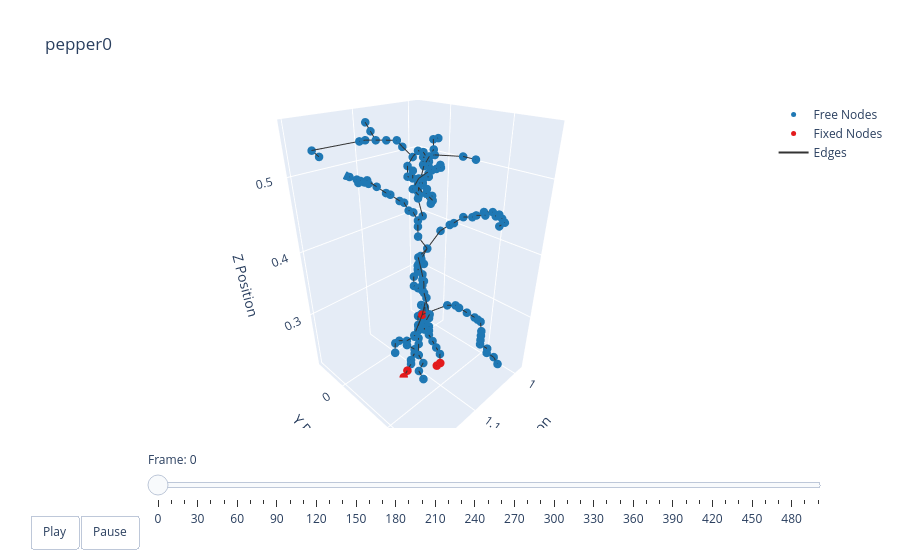

Notebook cell for this chart:
### Markdown cell above
### Plotting

### Code cell
t = np.arange(robot.sim_params.total_time, step=robot.sim_params.dt)
options = dismech.AnimationOptions(title=plant_name, plot_step=10)

fig = dismech.get_interactive_animation_plotly(robot, t, qs , options)
fig.show()

### Figure 1 — Plotly figure (JSON) as saved in the notebook; plotly's stock layout.template omitted (floating-point values rounded to 4 significant figures; data arrays with more than 128 entries replaced by an {"elided": "..."} marker saying what was removed)
{"data": [{"marker": {"color": "#1f78b4", "size": 5}, "mode": "markers", "name": "Free Nodes", "type": "scatter3d", "x": {"elided": "170 float values"}, "y": {"elided": "170 float values"}, "z": {"elided": "170 float values"}}, {"marker": {"color": "#e31a1c", "size": 5}, "mode": "markers", "name": "Fixed Nodes", "type": "scatter3d", "x": [1.128, 1.12, 1.072, 1.08, 1.104], "y": [0.05033, 0.05033, 0.07433, 0.07433, 0.06633], "z": [0.2049, 0.2129, 0.2129, 0.2129, 0.3169]}, {"line": {"color": "#333333", "width": 2}, "mode": "lines", "name": "Edges", "type": "scatter3d", "x": {"elided": "522 float values"}, "y": {"elided": "522 float values"}, "z": {"elided": "522 float values"}}, {"color": "rgba(166, 206, 227, 0.7)", "i": [], "j": [], "k": [], "name": "Faces", "opacity": 0.7, "showscale": false, "type": "mesh3d", "x": {"elided": "175 float values"}, "y": {"elided": "175 float values"}, "z": {"elided": "175 float values"}}], "layout": {"scene": {"camera": {"eye": {"x": 1.225, "y": 1.225, "z": 1.0}}, "xaxis": {"range": [0.9801, 1.205], "title": {"text": "X Position"}}, "yaxis": {"range": [-0.06235, 0.1633], "title": {"text": "Y Position"}}, "zaxis": {"range": [0.2049, 0.5648], "title": {"text": "Z Position"}}}, "sliders": [{"currentvalue": {"prefix": "Frame: "}, "steps": [{"args": [["0"], {"frame": {"duration": 50, "redraw": true}, "mode": "immediate"}], "label": "0", "method": "animate"}, {"args": [["1"], {"frame": {"duration": 50, "redraw": true}, "mode": "immediate"}], "label": "10", "method": "animate"}, {"args": [["2"], {"frame": {"duration": 50, "redraw": true}, "mode": "immediate"}], "label": "20", "method": "animate"}, {"args": [["3"], {"frame": {"duration": 50, "redraw": true}, "mode": "immediate"}], "label": "30", "method": "animate"}, {"args": [["4"], {"frame": {"duration": 50, "redraw": true}, "mode": "immediate"}], "label": "40", "method": "animate"}, {"args": [["5"], {"frame": {"duration": 50, "redraw": true}, "mode": "immediate"}], "label": "50", "method": "animate"}, {"args": [["6"], {"frame": {"duration": 50, "redraw": true}, "mode": "immediate"}], "label": "60", "method": "animate"}, {"args": [["7"], {"frame": {"duration": 50, "redraw": true}, "mode": "immediate"}], "label": "70", "method": "animate"}, {"args": [["8"], {"frame": {"duration": 50, "redraw": true}, "mode": "immediate"}], "label": "80", "method": "animate"}, {"args": [["9"], {"frame": {"duration": 50, "redraw": true}, "mode": "immediate"}], "label": "90", "method": "animate"}, {"args": [["10"], {"frame": {"duration": 50, "redraw": true}, "mode": "immediate"}], "label": "100", "method": "animate"}, {"args": [["11"], {"frame": {"duration": 50, "redraw": true}, "mode": "immediate"}], "label": "110", "method": "animate"}, {"args": [["12"], {"frame": {"duration": 50, "redraw": true}, "mode": "immediate"}], "label": "120", "method": "animate"}, {"args": [["13"], {"frame": {"duration": 50, "redraw": true}, "mode": "immediate"}], "label": "130", "method": "animate"}, {"args": [["14"], {"frame": {"duration": 50, "redraw": true}, "mode": "immediate"}], "label": "140", "method": "animate"}, {"args": [["15"], {"frame": {"duration": 50, "redraw": true}, "mode": "immediate"}], "label": "150", "method": "animate"}, {"args": [["16"], {"frame": {"duration": 50, "redraw": true}, "mode": "immediate"}], "label": "160", "method": "animate"}, {"args": [["17"], {"frame": {"duration": 50, "redraw": true}, "mode": "immediate"}], "label": "170", "method": "animate"}, {"args": [["18"], {"frame": {"duration": 50, "redraw": true}, "mode": "immediate"}], "label": "180", "method": "animate"}, {"args": [["19"], {"frame": {"duration": 50, "redraw": true}, "mode": "immediate"}], "label": "190", "method": "animate"}, {"args": [["20"], {"frame": {"duration": 50, "redraw": true}, "mode": "immediate"}], "label": "200", "method": "animate"}, {"args": [["21"], {"frame": {"duration": 50, "redraw": true}, "mode": "immediate"}], "label": "210", "method": "animate"}, {"args": [["22"], {"frame": {"duration": 50, "redraw": true}, "mode": "immediate"}], "label": "220", "method": "animate"}, {"args": [["23"], {"frame": {"duration": 50, "redraw": true}, "mode": "immediate"}], "label": "230", "method": "animate"}, {"args": [["24"], {"frame": {"duration": 50, "redraw": true}, "mode": "immediate"}], "label": "240", "method": "animate"}, {"args": [["25"], {"frame": {"duration": 50, "redraw": true}, "mode": "immediate"}], "label": "250", "method": "animate"}, {"args": [["26"], {"frame": {"duration": 50, "redraw": true}, "mode": "immediate"}], "label": "260", "method": "animate"}, {"args": [["27"], {"frame": {"duration": 50, "redraw": true}, "mode": "immediate"}], "label": "270", "method": "animate"}, {"args": [["28"], {"frame": {"duration": 50, "redraw": true}, "mode": "immediate"}], "label": "280", "method": "animate"}, {"args": [["29"], {"frame": {"duration": 50, "redraw": true}, "mode": "immediate"}], "label": "290", "method": "animate"}, {"args": [["30"], {"frame": {"duration": 50, "redraw": true}, "mode": "immediate"}], "label": "300", "method": "animate"}, {"args": [["31"], {"frame": {"duration": 50, "redraw": true}, "mode": "immediate"}], "label": "310", "method": "animate"}, {"args": [["32"], {"frame": {"duration": 50, "redraw": true}, "mode": "immediate"}], "label": "320", "method": "animate"}, {"args": [["33"], {"frame": {"duration": 50, "redraw": true}, "mode": "immediate"}], "label": "330", "method": "animate"}, {"args": [["34"], {"frame": {"duration": 50, "redraw": true}, "mode": "immediate"}], "label": "340", "method": "animate"}, {"args": [["35"], {"frame": {"duration": 50, "redraw": true}, "mode": "immediate"}], "label": "350", "method": "animate"}, {"args": [["36"], {"frame": {"duration": 50, "redraw": true}, "mode": "immediate"}], "label": "360", "method": "animate"}, {"args": [["37"], {"frame": {"duration": 50, "redraw": true}, "mode": "immediate"}], "label": "370", "method": "animate"}, {"args": [["38"], {"frame": {"duration": 50, "redraw": true}, "mode": "immediate"}], "label": "380", "method": "animate"}, {"args": [["39"], {"frame": {"duration": 50, "redraw": true}, "mode": "immediate"}], "label": "390", "method": "animate"}, {"args": [["40"], {"frame": {"duration": 50, "redraw": true}, "mode": "immediate"}], "label": "400", "method": "animate"}, {"args": [["41"], {"frame": {"duration": 50, "redraw": true}, "mode": "immediate"}], "label": "410", "method": "animate"}, {"args": [["42"], {"frame": {"duration": 50, "redraw": true}, "mode": "immediate"}], "label": "420", "method": "animate"}, {"args": [["43"], {"frame": {"duration": 50, "redraw": true}, "mode": "immediate"}], "label": "430", "method": "animate"}, {"args": [["44"], {"frame": {"duration": 50, "redraw": true}, "mode": "immediate"}], "label": "440", "method": "animate"}, {"args": [["45"], {"frame": {"duration": 50, "redraw": true}, "mode": "immediate"}], "label": "450", "method": "animate"}, {"args": [["46"], {"frame": {"duration": 50, "redraw": true}, "mode": "immediate"}], "label": "460", "method": "animate"}, {"args": [["47"], {"frame": {"duration": 50, "redraw": true}, "mode": "immediate"}], "label": "470", "method": "animate"}, {"args": [["48"], {"frame": {"duration": 50, "redraw": true}, "mode": "immediate"}], "label": "480", "method": "animate"}, {"args": [["49"], {"frame": {"duration": 50, "redraw": true}, "mode": "immediate"}], "label": "490", "method": "animate"}, {"args": [["50"], {"frame": {"duration": 50, "redraw": true}, "mode": "immediate"}], "label": "499", "method": "animate"}], "transition": {"duration": 0}, "x": 0.1, "y": 0}], "title": {"text": "pepper0"}, "updatemenus": [{"buttons": [{"args": [null, {"frame": {"duration": 50, "redraw": true}, "fromcurrent": true}], "label": "Play", "method": "animate"}, {"args": [[null], {"frame": {"duration": 0, "redraw": true}, "mode": "immediate"}], "label": "Pause", "method": "animate"}], "direction": "left", "pad": {"r": 10, "t": 87}, "showactive": false, "type": "buttons", "x": 0.1, "xanchor": "right", "y": 0, "yanchor": "top"}]}}
